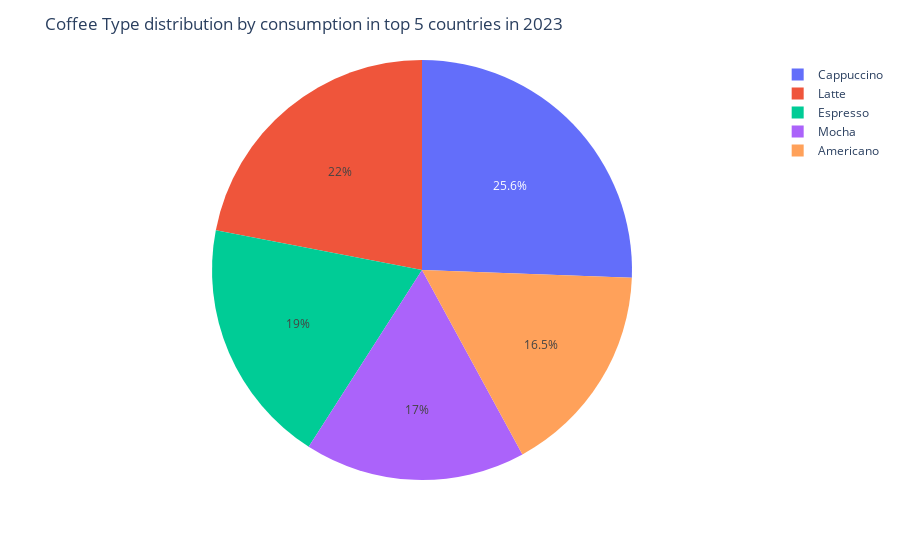

Notebook source saved alongside this figure:
### Code cell
# Coffee distribution of year by top 5 countries
year = 2023
tmp = df2[df2.Year == year]
top5 = tmp[['Total Consumption', 'Country']].groupby('Country').sum().sort_values('Total Consumption', ascending=False).index[:5]
fig = px.pie(tmp[tmp.Country.isin(top5)], 'Type', 'Total Consumption')
fig.update_layout(title=f"Coffee Type distribution by consumption in top 5 countries in {year}")
fig.show()

### Figure 1 — Plotly figure (JSON) as saved in the notebook; plotly's stock layout.template omitted (floating-point values rounded to 4 significant figures)
{"data": [{"domain": {"x": [0, 1], "y": [0, 1]}, "hovertemplate": "Type=%{label}<br>Total Consumption=%{value}<extra></extra>", "labels": ["Americano", "Mocha", "Mocha", "Espresso", "Americano", "Cappuccino", "Latte", "Cappuccino", "Espresso", "Latte", "Mocha", "Americano", "Latte", "Espresso", "Americano", "Cappuccino", "Espresso", "Latte", "Mocha", "Americano", "Mocha", "Latte", "Cappuccino", "Espresso", "Cappuccino"], "legendgroup": "", "name": "", "showlegend": true, "type": "pie", "values": [610.4, 496.7, 855.6, 526.7, 579.8, 528.8, 520.7, 833.1, 486.2, 951.2, 94.68, 896.5, 294.6, 1093.0, 165.4, 887.3, 538.5, 1189.0, 136.0, 315.7, 1069.0, 469.3, 1195.0, 314.1, 547.0]}], "layout": {"legend": {"tracegroupgap": 0}, "margin": {"t": 60}, "title": {"text": "Coffee Type distribution by consumption in top 5 countries in 2023"}}}
